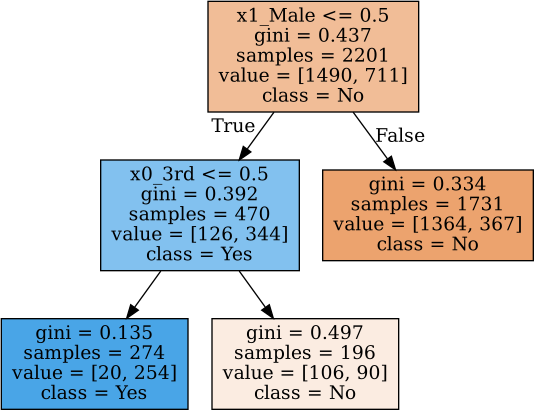

This chart was generated by the following Python code:
import graphviz
import pandas as pd
from sklearn import tree
from sklearn.pipeline import Pipeline
from sklearn.preprocessing import OneHotEncoder

my_url = ('https://raw.githubusercontent.com'
          '/taroyabuki/fromzero/master/data/titanic.csv')
my_data = pd.read_csv(my_url)

X, y = my_data.iloc[:, 0:3], my_data.Survived

my_pipeline = Pipeline([
    ('ohe', OneHotEncoder(drop='first')),
    ('tree', tree.DecisionTreeClassifier(max_depth=2, random_state=0,
                                         min_impurity_decrease=0.01))])
my_pipeline.fit(X, y)

my_enc  = my_pipeline.named_steps['ohe']
my_tree = my_pipeline.named_steps['tree']

my_dot = tree.export_graphviz(
    decision_tree=my_tree,
    out_file=None,
    feature_names=my_enc.get_feature_names(),
    class_names=my_pipeline.classes_,
    filled=True)
graphviz.Source(my_dot)
my_graph = graphviz.Source(my_dot)
my_graph.render('10-p-titanic-tree')
